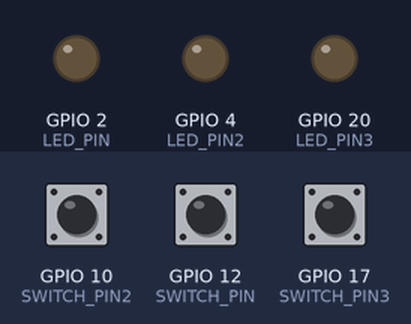
A program run on a simulated Raspberry Pi (BCM pin numbers). On the bench: output pins drawn as LEDs (lit = HIGH). Inputs (shaded band) come from the test bench; at power-on: GPIO 10 (SWITCH_PIN2) LOW, GPIO 12 (SWITCH_PIN) LOW, GPIO 17 (SWITCH_PIN3) LOW. What the program prints to the terminal is not drawn.

Above: at 1.2 s.
1.3 s: GPIO 10 (SWITCH_PIN2) pulled HIGH for 0.15 s
At 1.37 s:
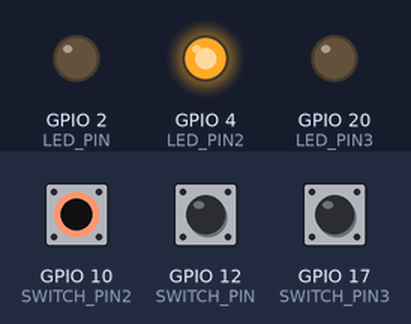
2.9 s: GPIO 12 (SWITCH_PIN) pulled HIGH for 0.15 s
At 2.97 s:
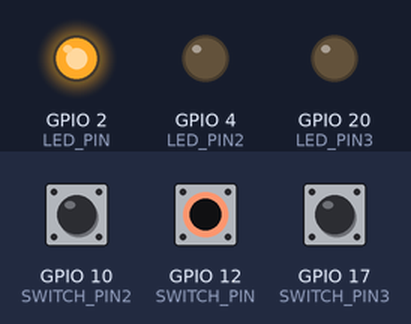
4.5 s: GPIO 17 (SWITCH_PIN3) pulled HIGH for 0.15 s
At 4.57 s:
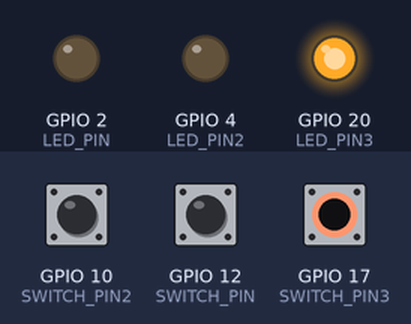
6.1 s: GPIO 17 (SWITCH_PIN3) pulled HIGH for 3.2 s
At 10.0 s:
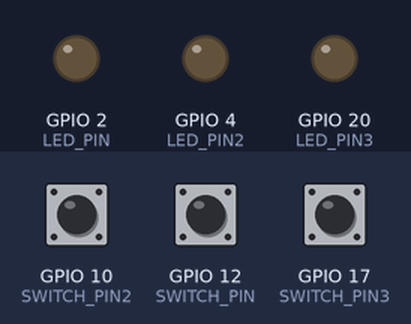
10.8 s: GPIO 10 (SWITCH_PIN2) pulled HIGH for 3.2 s
At 11.1 s:
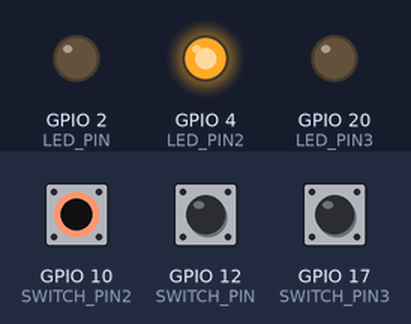
15.5 s: GPIO 10 (SWITCH_PIN2) driven HIGH and GPIO 12 (SWITCH_PIN) driven HIGH
At 16.1 s:
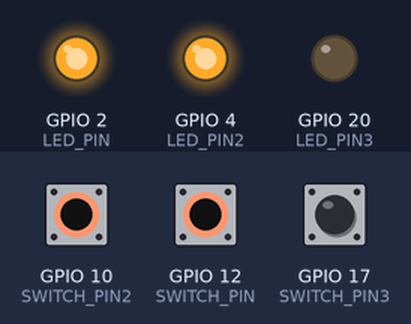
Timing chart, 0 to 18.0 s (numbered marks = the images above; inputs shaded):
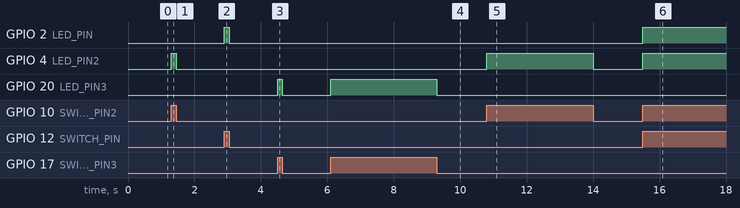

The program:

switch_suhang.py
```python
import RPi.GPIO as GPIO

LED_PIN = 2
SWITCH_PIN = 12

LED_PIN2 = 4
SWITCH_PIN2 = 10

LED_PIN3 = 20
SWITCH_PIN3 = 17

GPIO.setmode(GPIO.BCM)
GPIO.setup(LED_PIN, GPIO.OUT)
GPIO.setup(LED_PIN2, GPIO.OUT)
GPIO.setup(LED_PIN3, GPIO.OUT)
GPIO.setup(SWITCH_PIN, GPIO.IN, pull_up_down = GPIO.PUD_DOWN)
GPIO.setup(SWITCH_PIN2, GPIO.IN, pull_up_down = GPIO.PUD_DOWN)
GPIO.setup(SWITCH_PIN3, GPIO.IN, pull_up_down = GPIO.PUD_DOWN)
try:
    while True:
        val = GPIO.input(SWITCH_PIN)
        print(val)
        GPIO.output(LED_PIN, val)

        val = GPIO.input(SWITCH_PIN2)
        print(val)
        GPIO.output(LED_PIN2, val)

        val = GPIO.input(SWITCH_PIN3)
        print(val)
        GPIO.output(LED_PIN3, val)
finally:
    GPIO.cleanup()
    print('cleanup and exit')
```

Measured:
- after the input at 1.3 s, GPIO 4 (LED_PIN2): LOW → HIGH at once, → LOW 0.15 s later
- after the input at 2.9 s, GPIO 2 (LED_PIN): LOW → HIGH at once, → LOW 0.15 s later
- after the input at 4.5 s, GPIO 20 (LED_PIN3): LOW → HIGH at once, → LOW 0.15 s later
- after the input at 6.1 s, GPIO 20 (LED_PIN3): LOW → HIGH at once, → LOW 3.2 s later
- after the input at 10.8 s, GPIO 4 (LED_PIN2): LOW → HIGH at once, → LOW 3.2 s later
- after the input at 15.5 s, GPIO 2 (LED_PIN), GPIO 4 (LED_PIN2): LOW → HIGH at once
